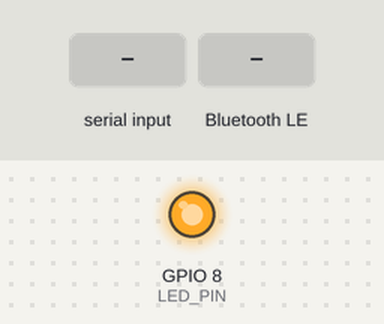
A program run on a simulated ESP32-C3. Parts: output pins drawn as LEDs (lit = HIGH). The inputs (shaded band) are chosen by the test bench. Nothing arrives over Bluetooth unless stated; a phone connects over Bluetooth LE 3 s after start; what the program prints to the serial monitor is not drawn.

Above: at 2.2 s.
2.3 s: "BLINK 90\n" received over Serial
At 3.1 s:
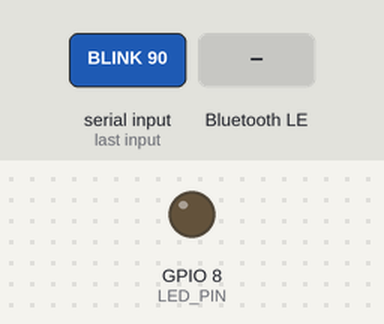
5.3 s: Bluetooth LE write "STOP" received
At 5.8 s:
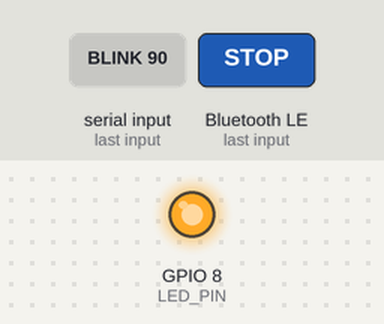
Timing chart, 0 to 8.3 s (numbered marks = the images above; inputs shaded):
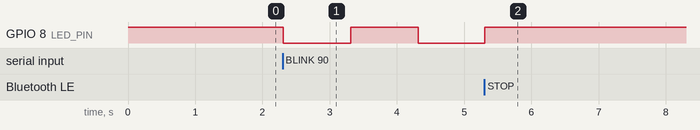

Measured:
- after the input at 2.3 s, GPIO 8 (LED_PIN): HIGH → LOW at once, → HIGH 1.0 s later, → LOW 1.0 s later
- after the input at 5.3 s, GPIO 8 (LED_PIN): goes on until 5.3 s, then stays HIGH

The program:

main.cpp
```cpp
#include <Arduino.h>
#include <BLEDevice.h>
#include <BLEServer.h>
#include <BLEUtils.h>
#include <BLE2902.h>

// BLEシリアル通信の標準的なUUID（Nordic UART Service）
#define SERVICE_UUID           "6E400001-B5A3-F393-E0A9-E50E24DCCA9E"
#define CHARACTERISTIC_UUID_RX "6E400002-B5A3-F393-E0A9-E50E24DCCA9E" // Web → ESP32
#define CHARACTERISTIC_UUID_TX "6E400003-B5A3-F393-E0A9-E50E24DCCA9E" // ESP32 → Web

#define DEVICE_NAME "ESP32-Splinkler" // スマホに表示される名前（index.htmlと合わせる）

#define LED_PIN 8 // 内蔵LEDのGPIO番号
// ESP32-C3 Super Miniなど、GPIO8のLEDはLOWで点灯する基板が多い。
// 待機中にLEDが点きっぱなしになる場合は HIGH と LOW を入れ替える。
#define LED_ON_LEVEL  LOW
#define LED_OFF_LEVEL HIGH

#define BLINK_ON_MS  1000 // 点灯している時間
#define BLINK_OFF_MS 1000 // 消灯している時間
#define MAX_BLINK_COUNT 100

// 受信コマンドの最大長（終端文字を含む）
#define COMMAND_MAX_LEN 32

BLEServer *pServer = NULL;
BLECharacteristic * pTxCharacteristic;
bool deviceConnected = false;

// BLEのコールバックは別タスクで動くため、受信したコマンドはキューでloop()へ渡す
QueueHandle_t commandQueue;
String serialLine; // シリアルモニタから入力中のコマンド

// 点滅の状態（loop()からのみ操作する）
int blinkTotal = 0;  // 今回の点滅回数（0なら停止中）
int blinkCount = 0;  // 点灯した回数
bool ledOn = false;
unsigned long lastToggleMs = 0;

// 接続状態のコールバック
class MyServerCallbacks: public BLEServerCallbacks {
    void onConnect(BLEServer* pServer) {
      deviceConnected = true;
      Serial.println("スマホと接続しました！");
    };
    void onDisconnect(BLEServer* pServer) {
      deviceConnected = false;
      Serial.println("スマホとの接続が切れました。");
      pServer->startAdvertising(); // 切断後に再検索可能にする
    }
};

// Webからデータを受信したときのコールバック
class MyCallbacks: public BLECharacteristicCallbacks {
    void onWrite(BLECharacteristic *pCharacteristic) {
      String rxValue = pCharacteristic->getValue().c_str();
      if (rxValue.length() > 0) {
        char command[COMMAND_MAX_LEN] = {0};
        strncpy(command, rxValue.c_str(), COMMAND_MAX_LEN - 1);
        xQueueSend(commandQueue, command, 0);
      }
    }
};

// Webへ状態を通知する（BLEの既定MTUに収まるよう20バイト以内の英数字にする）
void notifyWeb(const String &message) {
  Serial.print("Webへ送信: ");
  Serial.println(message);
  if (deviceConnected) {
    pTxCharacteristic->setValue(message.c_str());
    pTxCharacteristic->notify();
  }
}

void setLed(bool on) {
  digitalWrite(LED_PIN, on ? LED_ON_LEVEL : LED_OFF_LEVEL);
  ledOn = on;
}

void startBlink(int count) {
  blinkTotal = count;
  blinkCount = 1;
  setLed(true);
  lastToggleMs = millis();
  notifyWeb("ON 1/" + String(count));
}

void stopBlink() {
  blinkTotal = 0;
  setLed(false);
  notifyWeb("STOPPED");
}

// millis()で経過時間を見て点灯・消灯を切り替える（delayで止めずにBLE受信を続ける）
void updateBlink() {
  if (blinkTotal == 0) return;

  unsigned long now = millis();
  if (ledOn) {
    if (now - lastToggleMs < BLINK_ON_MS) return;
    setLed(false);
    lastToggleMs = now;
    if (blinkCount >= blinkTotal) {
      notifyWeb("DONE " + String(blinkTotal));
      blinkTotal = 0;
    }
  } else {
    if (now - lastToggleMs < BLINK_OFF_MS) return;
    blinkCount++;
    setLed(true);
    lastToggleMs = now;
    notifyWeb("ON " + String(blinkCount) + "/" + String(blinkTotal));
  }
}

// コマンドの形式
//   BLINK <回数>  指定回数だけ点滅する（点滅中に受けた場合は最初からやり直す）
//   STOP          点滅を止める
void handleCommand(String command) {
  command.trim();
  command.toUpperCase();
  Serial.print("受信: ");
  Serial.println(command);

  if (command == "STOP") {
    stopBlink();
  } else if (command.startsWith("BLINK ")) {
    int count = command.substring(6).toInt(); // 数値でなければ0になる
    if (count < 1 || count > MAX_BLINK_COUNT) {
      notifyWeb("ERR RANGE 1-" + String(MAX_BLINK_COUNT));
      return;
    }
    startBlink(count);
  } else {
    notifyWeb("ERR UNKNOWN");
  }
}

void setup() {
  Serial.begin(115200);
  pinMode(LED_PIN, OUTPUT);
  setLed(false);
  delay(1000); // ESP32-C3のUSBシリアル認識待ち
  Serial.println("BLE起動中...");

  commandQueue = xQueueCreate(8, COMMAND_MAX_LEN);

  BLEDevice::init(DEVICE_NAME);
  pServer = BLEDevice::createServer();
  pServer->setCallbacks(new MyServerCallbacks());

  BLEService *pService = pServer->createService(SERVICE_UUID);

  // 送信用キャラクタリスティックの作成 (Notify)
  pTxCharacteristic = pService->createCharacteristic(
                        CHARACTERISTIC_UUID_TX,
                        BLECharacteristic::PROPERTY_NOTIFY
                      );
  pTxCharacteristic->addDescriptor(new BLE2902());

  // 受信用キャラクタリスティックの作成 (Write)
  BLECharacteristic * pRxCharacteristic = pService->createCharacteristic(
                       CHARACTERISTIC_UUID_RX,
                       BLECharacteristic::PROPERTY_WRITE
                     );
  pRxCharacteristic->setCallbacks(new MyCallbacks());

  pService->start();
  pServer->getAdvertising()->start();
  Serial.println("準備完了！スマホからの接続を待っています。");
}

void loop() {
  // Webから受信したコマンドを処理
  char command[COMMAND_MAX_LEN];
  while (xQueueReceive(commandQueue, command, 0) == pdTRUE) {
    handleCommand(String(command));
  }

  // シリアルモニタからも同じコマンドで動作確認できるようにする
  // （モニタは1文字ずつ送ってくるため、改行が来るまで貯めてから処理する）
  while (Serial.available()) {
    char c = Serial.read();
    if (c == '\n' || c == '\r') {
      if (serialLine.length() > 0) handleCommand(serialLine);
      serialLine = "";
    } else {
      serialLine += c;
    }
  }

  updateBlink();
  delay(10);
}
```
